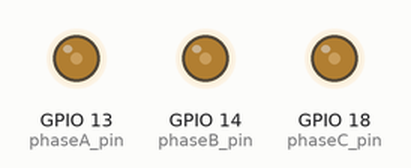
This program was run on a simulated ESP32. On the bench: output pins drawn as LEDs (lit = HIGH).

Above: at 0.1 s.
Timing chart, 0 to 1.6 s (numbered marks = the images above):
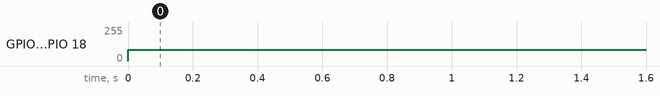

Measured:
- by itself, GPIO 14 (phaseB_pin), GPIO 18 (phaseC_pin): 0/255 → 85/255 at 0.00 s

The program:

main.cpp
```cpp
#include <Arduino.h>

// Definiere die PWM-Kanäle
const int pwmChannel1 = 0;
const int pwmChannel2 = 1;
const int pwmChannel3 = 2;

// Definiere die GPIO-Pins für die Phasen
const int phaseA_pin = 13; // GPIO für Phase A
const int phaseB_pin = 14; // GPIO für Phase B
const int phaseC_pin = 18; // GPIO für Phase C

// PWM-Einstellungen
const int pwmFreq = 20000;   // PWM-Frequenz, typischerweise 20kHz für BLDC
const int pwmResolution = 8; // 8-bit Auflösung (Werte von 0 bis 255)

const int period = (1 / pwmFreq) / 3;

// Funktion zur Initialisierung der PWM-Kanäle
void setupPWM()
{
  // Konfiguriere PWM für die Phase A
  ledcSetup(pwmChannel1, pwmFreq, pwmResolution);
  ledcAttachPin(phaseA_pin, pwmChannel1);

  // Konfiguriere PWM für die Phase B
  ledcSetup(pwmChannel2, pwmFreq, pwmResolution);
  ledcAttachPin(phaseB_pin, pwmChannel2);

  // Konfiguriere PWM für die Phase C
  ledcSetup(pwmChannel3, pwmFreq, pwmResolution);
  ledcAttachPin(phaseC_pin, pwmChannel3);
}

// Diese Funktion setzt die PWM-Signale für alle Phasen mit 120° Phasenverschiebung
void setPWMSignal()
{
  int duty = 255 / 3; // Berechne den Duty Cycle (0 bis 255)

  // Setze PWM für Phase A
  ledcWrite(pwmChannel1, duty);

  // Warte für die Phasenverschiebung von 120° (1/3 der Periode)
  delayMicroseconds(period);

  // Setze PWM für Phase B
  ledcWrite(pwmChannel2, duty);

  // Warte für die nächste Phasenverschiebung von 120°
  delayMicroseconds(period / 3);

  // Setze PWM für Phase C
  ledcWrite(pwmChannel3, duty);
}

void setup()
{
  // Initialisiere die PWM-Kanäle
  setupPWM();
}

void loop()
{

  setPWMSignal();
  // // Beispiel: Einfache Rampenfunktion für den Duty Cycle von 0% bis 100%
  // for (float duty = 0.0; duty <= 1.0; duty += 0.01)
  // {
  //   setPWMSignal(duty);
  //   delay(100); // 100ms Verzögerung pro Schritt
  // }

  // // Danach von 100% zurück auf 0%
  // for (float duty = 1.0; duty >= 0.0; duty -= 0.01)
  // {
  //   setPWMSignal(duty);
  //   delay(100); // 100ms Verzögerung pro Schritt
  // }
}
```
